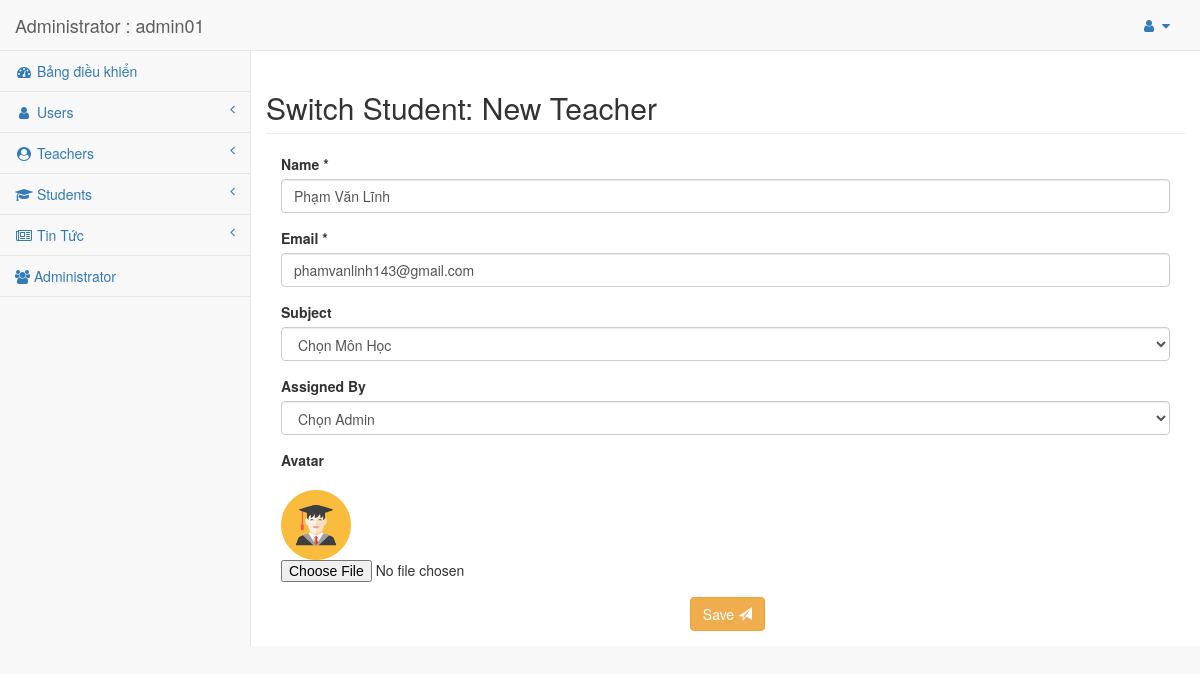
Page /admin-panel/switch_student.php?student_id=5&operation=switch (signed in) on the committed database.
### tables this page shows
CREATE TABLE `student` (
  `student_id` int(10) NOT NULL,
  `student_school` varchar(190) NOT NULL,
  `student_address` varchar(190) NOT NULL,
  KEY `fk_student_01` (`student_id`),
  CONSTRAINT `fk_student_01` FOREIGN KEY (`student_id`) REFERENCES `user` (`user_id`)
);

CREATE TABLE `user` (
  `user_id` int(10) NOT NULL AUTO_INCREMENT,
  `user_email` varchar(190) NOT NULL,
  `user_name` varchar(190) NOT NULL,
  `user_pass` varchar(190) NOT NULL,
  `user_role` enum('admin','teacher','student') NOT NULL,
  `user_img` varchar(190) NOT NULL,
  PRIMARY KEY (`user_id`),
  UNIQUE KEY `user_email` (`user_email`)
);

### admin-panel/lib/MysqliDb.php (called while the page is built, shortened)
<?php
class MysqliDb
{
    public static $prefix = '';
    protected $_mysqli;
    protected $_query;
    protected $_queryOptions = array();
    protected $_join = array();
    protected $_orderBy = array();
    protected $_groupBy = array();
    protected $_bindParams = array('');
    protected $host;
    protected $username;
    protected $password;
    protected $db;
    protected $port;
    protected $charset;
    public $returnType = 'array';
    protected $_nestJoin = false;
    private $_tableName = '';
    protected $_mapKey = null;
    public function __construct($host = null, $username = null, $password = null, $db = null, $port = null, $charset = 'utf8')
    {
        if (is_object($host)) {
            $this->_mysqli = $host;
        } else {
            $this->host = $host;
        }
        $this->username = $username;
        $this->password = $password;
        $this->db = $db;
        $this->port = $port;
        $this->charset = $charset;
    }
    public function connect()
    {
        $this->_mysqli = new mysqli($this->host, $this->username, $this->password, $this->db, $this->port);
        if ($this->charset) {
            $this->_mysqli->set_charset($this->charset);
        }
    }
    public function mysqli()
    {
        return $this->_mysqli;
    }
    protected function reset()
    {
        $this->_join = array();
        $this->_orderBy = array();
        $this->_groupBy = array();
        $this->_bindParams = array('');
        $this->_query = null;
        $this->_queryOptions = array();
        $this->returnType = 'array';
        $this->_nestJoin = false;
        $this->_tableName = '';
        $this->_mapKey = null;
    }
    public function get($tableName, $numRows = null, $columns = '*')
    {
        $column = is_array($columns) ? implode(', ', $columns) : $columns;
        if (strpos($tableName, '.') === false) {
            $this->_tableName = self::$prefix . $tableName;
        } else {
            $this->_tableName = $tableName;
        }
        $this->_query = 'SELECT ' . implode(' ', $this->_queryOptions) . ' ' .
            $column . " FROM " . $this->_tableName;
        $stmt = $this->_buildQuery($numRows);
        $stmt->execute();
        $res = $this->_dynamicBindResults($stmt);
        return $res;
    }
    public function getOne($tableName, $columns = '*')
    {
        $res = $this->get($tableName, 1, $columns);
        if ($res instanceof MysqliDb) {
            return $res;
        } elseif (is_array($res) && isset($res[0])) {
            return $res[0];
        } elseif ($res) {
            return $res;
        }
        return null;
    }
    public function join($joinTable, $joinCondition, $joinType = '')
    {
        $joinType = strtoupper(trim($joinType));
        if (!is_object($joinTable)) {
            $joinTable = self::$prefix . $joinTable;
        }
        $this->_join[] = Array($joinType, $joinTable, $joinCondition);
        return $this;
    }
    protected function _determineType($item)
    {
        switch (gettype($item)) {
            case 'boolean':
            case 'integer':
                return 'i';
                break;
        }
        return '';
    }
    protected function _bindParam($value)
    {
        $this->_bindParams[0] .= $this->_determineType($value);
        array_push($this->_bindParams, $value);
    }
    protected function _buildPair($operator, $value)
    {
        if (!is_object($value)) {
            return ' ' . $operator . ' ? ';
        }
        $subQuery = $value->getSubQuery();
        return " " . $operator . " (" . $subQuery['query'] . ") " . $subQuery['alias'];
    }
    protected function _buildQuery($numRows = null, $tableData = null)
    {
        $stmt = $this->_prepareQuery();
        if (count($this->_bindParams) > 1) {
            call_user_func_array(array($stmt, 'bind_param'), $this->refValues($this->_bindParams));
        }
        return $stmt;
    }
    protected function _dynamicBindResults(mysqli_stmt $stmt)
    {
        $parameters = array();
        $results = array();
        $mysqlLongType = 252;
        $shouldStoreResult = false;
        $meta = $stmt->result_metadata();
        $row = array();
        while ($field = $meta->fetch_field()) {
            if ($this->_nestJoin && $field->table != $this->_tableName) {
                $field->table = substr($field->table, strlen(self::$prefix));
                $row[$field->table][$field->name] = null;
                $parameters[] = & $row[$field->table][$field->name];
            } else {
                $row[$field->name] = null;
                $parameters[] = & $row[$field->name];
            }
        }
        call_user_func_array(array($stmt, 'bind_result'), $parameters);
        while ($stmt->fetch()) {
            if ($this->returnType == 'object') {
                $result = new stdClass ();
                foreach ($row as $key => $val) {
                    if (is_array($val)) {
                        $result->$key = new stdClass ();
                        foreach ($val as $k => $v) {
                            $result->$key->$k = $v;
                        }
                    } else {
                        $result->$key = $val;
                    }
                }
            } else {
                $result = array();
                foreach ($row as $key => $val) {
                    if (is_array($val)) {
                        foreach ($val as $k => $v) {
                            $result[$key][$k] = $v;
                        }
                    } else {
                        $result[$key] = $val;
                    }
                }
            }
            if ($this->_mapKey) {
                $results[$row[$this->_mapKey]] = count($row) > 2 ? $result : end($result);
            } else {
                array_push($results, $result);
            }
        }
        return $results;
    }
    protected function _buildCondition($operator, &$conditions)
    {
        if (empty($conditions)) {
            return;
        }
        $this->_query .= ' ' . $operator;
        foreach ($conditions as $cond) {
            list ($concat, $varName, $operator, $val) = $cond;
            $this->_query .= " " . $concat . " " . $varName;
            switch (strtolower($operator)) {
                default:
                    if (is_array($val)) {
                        $this->_bindParams($val);
                    } elseif ($val === null) {
                        $this->_query .= ' ' . $operator . " NULL";
                    } elseif ($val != 'DBNULL' || $val == '0') {
                        $this->_query .= $this->_buildPair($operator, $val);
                    }
            }
        }
    }
    protected function _buildGroupBy()
    {
        if (empty($this->_groupBy)) {
            return;
        }
        $this->_query .= " GROUP BY ";
        $this->_query = rtrim($this->_query, ', ') . " ";
    }
    protected function _buildOrderBy()
    {
        if (empty($this->_orderBy)) {
            return;
        }
        $this->_query .= " ORDER BY ";
        $this->_query = rtrim($this->_query, ', ') . " ";
    }
    protected function _buildLimit($numRows)
    {
        if (!isset($numRows)) {
            return;
        }
        if (is_array($numRows)) {
            $this->_query .= ' LIMIT ' . (int) $numRows[0] . ', ' . (int) $numRows[1];
        } else {
            $this->_query .= ' LIMIT ' . (int) $numRows;
        }
    }
    protected function _prepareQuery()
    {
        if (!$stmt = $this->mysqli()->prepare($this->_query)) {
            $msg = $this->mysqli()->error . " query: " . $this->_query;
            $num = $this->mysqli()->errno;
            $this->reset();
            throw new Exception($msg, $num);
        }
        return $stmt;
    }
    protected function refValues(array &$arr)
    {
        if (strnatcmp(phpversion(), '5.3') >= 0) {
            $refs = array();
            foreach ($arr as $key => $value) {
                $refs[$key] = & $arr[$key];
            }
            return $refs;
        }
        return $arr;
    }
    protected function replacePlaceHolders($str, $vals)
    {
        $i = 1;
        $newStr = "";
        while ($pos = strpos($str, "?")) {
            $val = $vals[$i++];
            $newStr .= substr($str, 0, $pos) . "'" . $val . "'";
            $str = substr($str, $pos + 1);
        }
        $newStr .= $str;
        return $newStr;
    }
    protected function _buildJoin () {
        foreach ($this->_join as $data) {
            list ($joinType,  $joinTable, $joinCondition) = $data;
            if (is_object ($joinTable))
                $joinStr = $this->_buildPair ("", $joinTable);
            else
                $joinStr = $joinTable;
            $this->_query .= " " . $joinType. " JOIN " . $joinStr ." on " . $joinCondition;
        }
    }
}

### admin-panel/forms/switch_student_form.php (the view, shortened to what this page needs)
<fieldset>
    <div class="form-group">
        <label for="user_name">Name *</label>
          <input type="text" name="user_name" value="<?php echo $switch ? $student['user_name'] : ''; ?>" placeholder="First Name" class="form-control" id = "user_name" >
    </div>
    <div class="form-group">
        <label for="user_name">Email *</label>
          <input type="email" name="user_email" value="<?php echo $switch ? $student['user_email'] : ''; ?>" placeholder="Email" class="form-control" id = "user_email" >
    </div>
    <div class="form-group">
        <label>Subject</label>
            <select id="subject" name="subject" class="form-control selectpicker" required>
                <option value='' >Chọn Môn Học</option>
            </select>
    </div>
    <div class="form-group">
        <label>Assigned By </label>
            <select id="assigned_by" name="assigned_by" class="form-control selectpicker" required>
                <option value='' >Chọn Admin</option>
            </select>
    </div>
    <div class="form-group">
        <label for="image">Avatar</label>
    </div>
    <div class="form-group">
        <img src="<?php echo $switch ? $upload_dir.$student['user_img'] : ''; ?>" height="70" width="70">
		<input type="file" name="myfile">
    </div>
    <div class="form-group text-center">
        <button id="btn-save"  type="submit" class="btn btn-warning" >Save <span class="glyphicon glyphicon-send"></span></button>
    </div>
</fieldset>

### admin-panel/css/sb-admin-2.css (style rules this page uses)
body { background-color: #f8f8f8; }

### rows in the picture
student: user_name "Phạm Văn Lĩnh", user_email "phamvanlinh143@gmail.com", student_id.user_img (picture)

### other values in the picture
$_SESSION['u_name'] "admin01"
